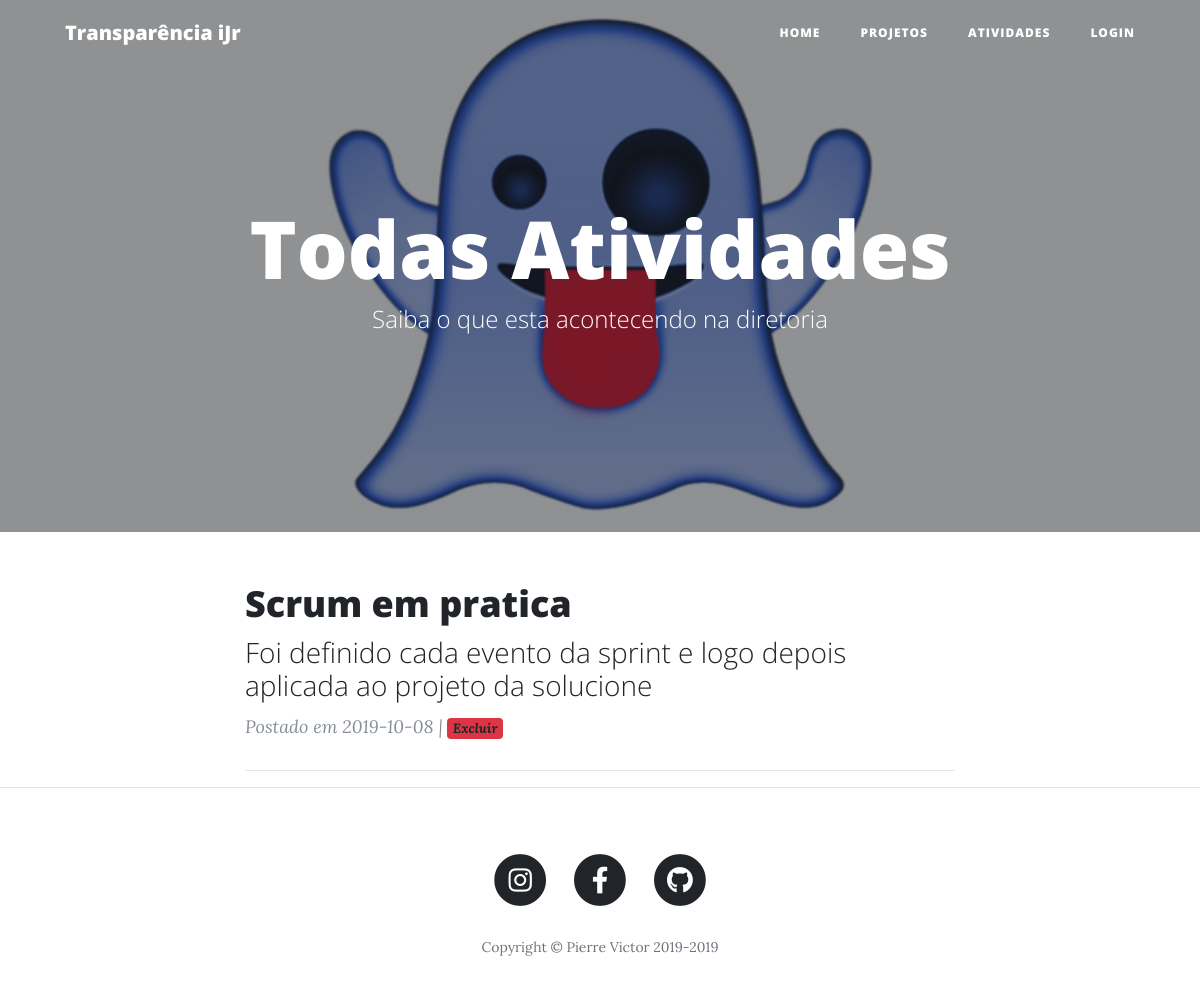
The page /projetos/todasatividades on the database its author committed.
### transparenciaprojetosijr/projetos/models.py (models this page shows, shortened)
class Atividades(db.Model):
    __tablename__ = 'atividades'
    id = db.Column(db.Integer, primary_key=True)
    nome = db.Column(db.String)
    descricao = db.Column(db.String)
    data_criacao = db.Column(db.Date, default=datetime.today())

### transparenciaprojetosijr/projetos/views.py (the view)
@projetos.route("/todasatividades")
def todas_atividades():
    login = LoginForm()
    adicionarUser = AdicionarUserForm()
    logout = LogoutForm()
    adicionarAtividade = AdicionarAtividadeForm()
    atividades = Atividades.query.all()
    return render_template("todas_atividades.html", login=login, adicionarUser=adicionarUser, logout=logout, atividades=atividades, adicionarAtividade=adicionarAtividade)

### transparenciaprojetosijr/projetos/templates/projetos/todas_atividades.html (shortened to what this page needs)
{% extends "base.html" %}
{% block header %}
<header class="masthead" style="background-image: url('../static/img/espirito.png')">
    <div class="overlay"></div>
    <div class="container">
      <div class="row">
        <div class="col-lg-8 col-md-10 mx-auto">
          <div class="site-heading">
            <h1>Todas Atividades</h1>
            <span class="subheading">Saiba o que esta acontecendo na diretoria</span>
          </div>
        </div>
      </div>
    </div>
</header>
{% endblock %}
{% block conteudo %}
<div class="col-lg-8 col-md-10 mx-auto">
{% if atividades %}
{% for atividade in atividades %}
  <div class="post-preview">
      <a href="">
      <h2 class="post-title">
          {{ atividade.nome }}
      </h2>
      <h3 class="post-subtitle">
          {{ atividade.descricao }}
      </h3>
      </a>
      <p class="post-meta">Postado em
          {{ atividade.data_criacao }}  |  <a href="{{url_for('projetos.excluir_atividade',atividade_id=atividade.id)}}" class="badge badge-danger">Excluir</a>
      </p>
  </div>
  <hr>
{% endfor %}
{% endif %}
</div>
{% endblock %}

### rows shown on the page
Atividades: nome "Scrum em pratica", descricao "Foi definido cada evento da sprint e logo depois aplicada ao projeto da solucione", data_criacao "2019-10-08"
